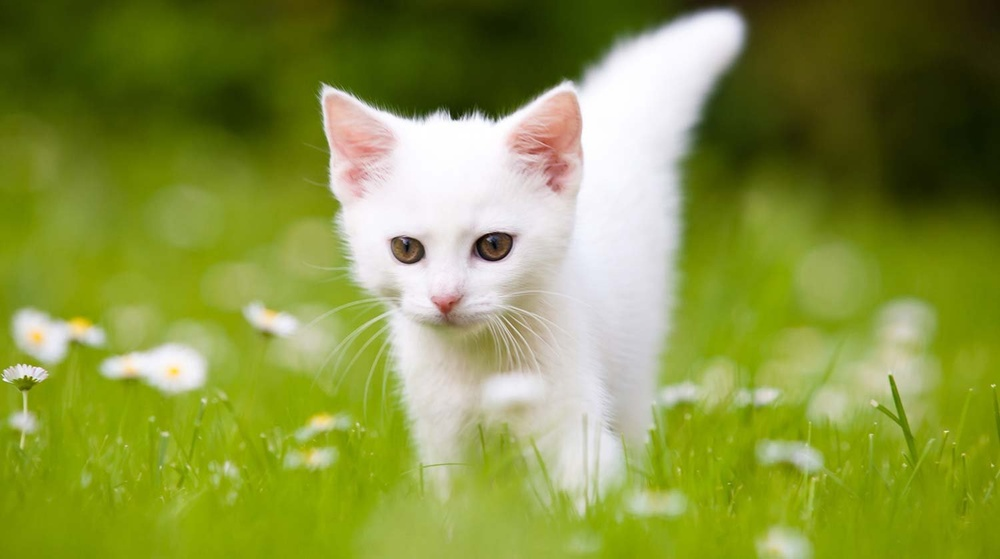
#> input picture openCVproject/cat.jpg, 1000 x 559 px, shrunk from 1500 x 838 before the run
$ python edge_detection.py
#> lines starting #> are read from the running program, lines starting #| are printed output that depends on the picture
import cv2

# Görüntüyü yükle
image = cv2.imread("cat.jpg")
#> image is the input picture: shape (559, 1000, 3); mean B, G, R 67.7, 148.3, 136

# Resim bulundu mu kontrol et
if image is None:
    print("Resim bulunamadı!")
    exit()

# Gaussian Blur ile bulanıklaştırma
blurred = cv2.GaussianBlur(image,(5,5),0)

# Kenar algılama (alt ve üst eşik değerleri)
edges = cv2.Canny(blurred, 10, 100)
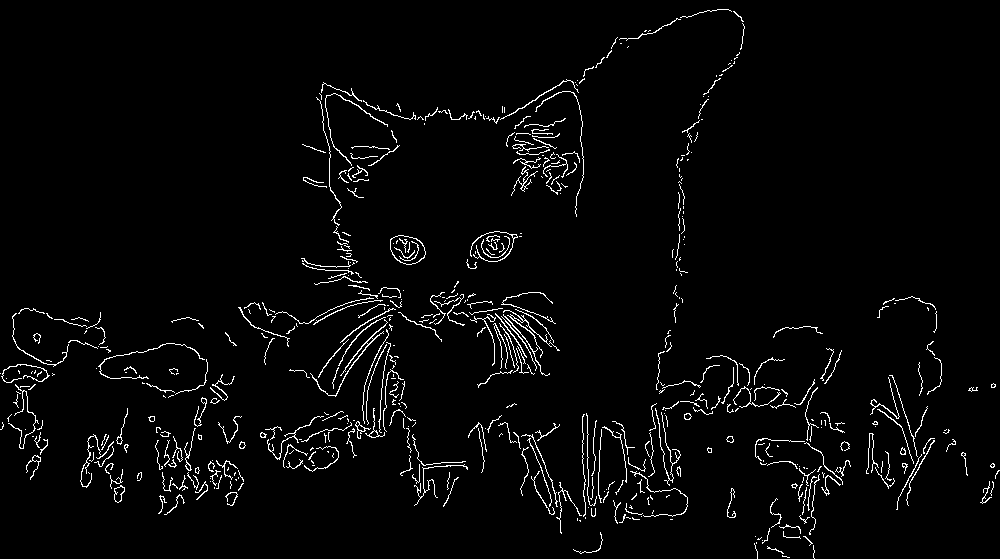
#> edges: shape (559, 1000); 2.9% white in thin lines or dots

# Göster
cv2.imshow("Orijinal", image)
cv2.imshow("Kenarlar", edges)

cv2.waitKey(0)
cv2.destroyAllWindows()
